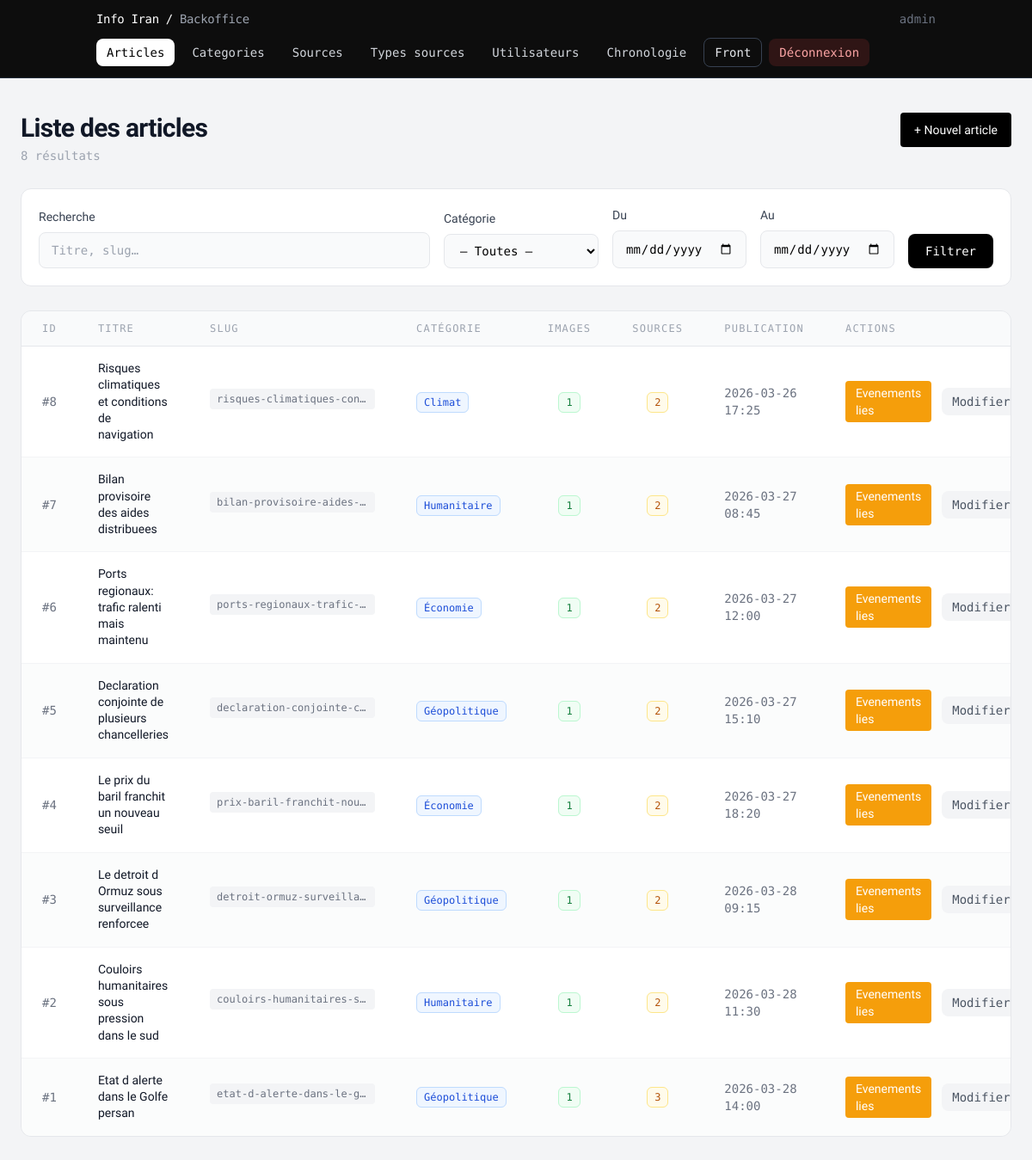
The page /backoffice (signed in) on the database as committed earlier.
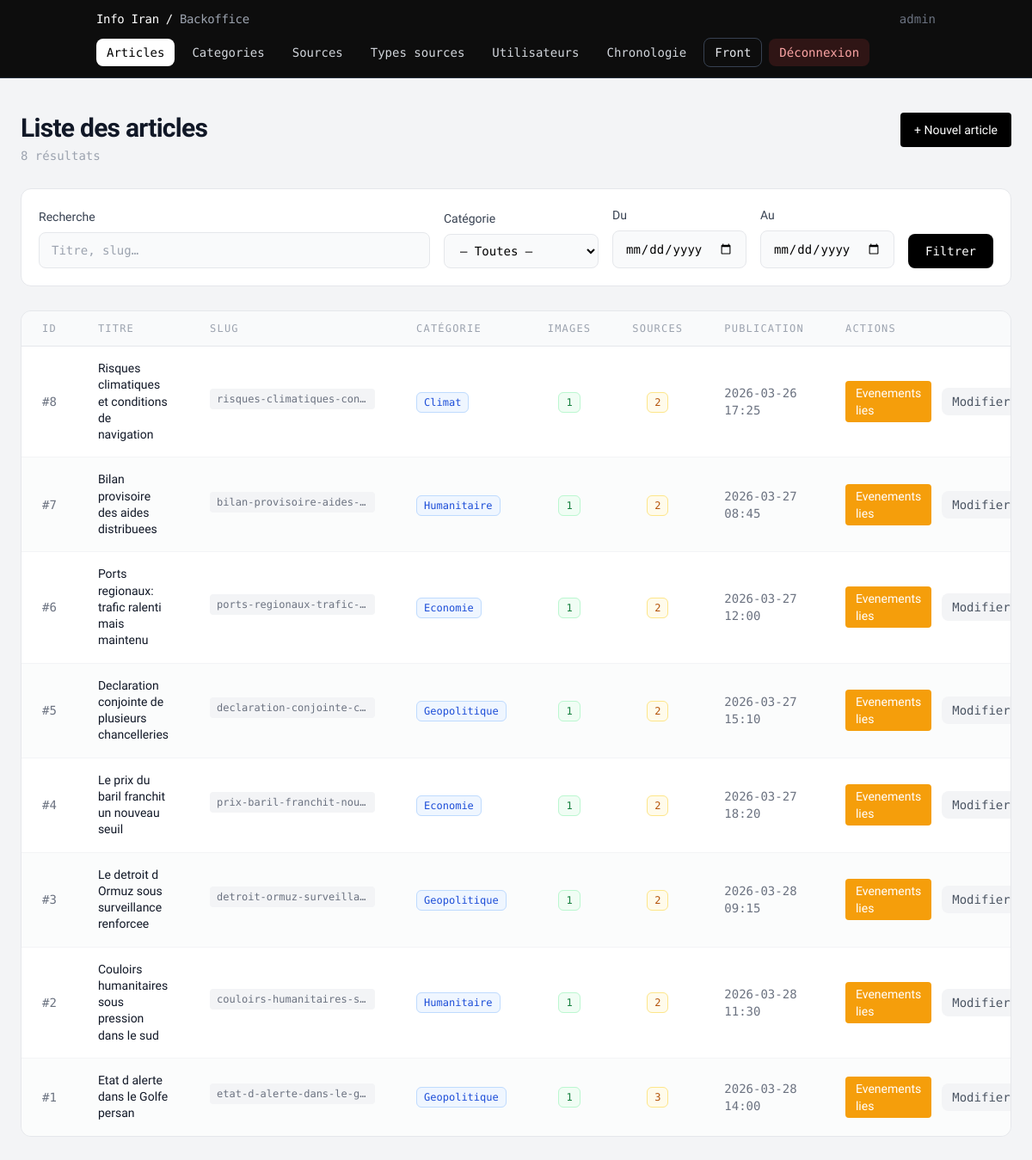
The same page on the database as committed later.
### tables this page shows
CREATE TABLE articles (
    id               INT PRIMARY KEY AUTO_INCREMENT,
    titre            VARCHAR(255) NOT NULL,
    slug             VARCHAR(255) UNIQUE NOT NULL,  
    contenu          LONGTEXT NOT NULL,
    date_publication DATETIME DEFAULT CURRENT_TIMESTAMP,
    id_categorie     INT,
    FOREIGN KEY (id_categorie) REFERENCES categories(id) ON DELETE SET NULL
);

CREATE TABLE categories (
    id  INT PRIMARY KEY AUTO_INCREMENT,
    nom VARCHAR(100) NOT NULL,
    description TEXT
);

### models/Database.php (called while the page is built, shortened)
<?php
class Database
{
    private static $instance = null;
    private $pdo;
    private function __construct()
    {
        $host = getenv('DB_HOST') ?: '127.0.0.1';
        $db   = getenv('DB_NAME') ?: 'info_actualite';
        $user = getenv('DB_USER') ?: 'actualite_user';
        $pass = getenv('DB_PASS') ?: 'secret_pw';
        $charset = 'utf8mb4';
        $dsn = "mysql:host={$host};dbname={$db};charset={$charset}";
        $options = [
            PDO::ATTR_ERRMODE => PDO::ERRMODE_EXCEPTION,
            PDO::ATTR_DEFAULT_FETCH_MODE => PDO::FETCH_ASSOC,
            PDO::ATTR_EMULATE_PREPARES => false,
        ];
        $this->pdo = new PDO($dsn, $user, $pass, $options);
    }
    public static function getInstance()
    {
        if (self::$instance === null) {
            self::$instance = new self();
        }
        return self::$instance;
    }
    public function getConnection()
    {
        return $this->pdo;
    }
}

### services/ArticleService.php (called while the page is built, shortened)
<?php
require_once __DIR__ . '/../models/Database.php';
class ArticleService
{
    public function __construct()
    {
        $this->db = Database::getInstance()->getConnection();
    }
}

### services/SourceService.php (called while the page is built, shortened)
<?php
require_once __DIR__ . '/../models/Database.php';
class SourceService
{
    public function __construct()
    {
        $this->db    = Database::getInstance()->getConnection();
    }
}

### services/ImageService.php (called while the page is built, shortened)
<?php
require_once __DIR__ . '/../models/Database.php';
class ImageService
{
    public function __construct()
    {
        $this->db    = Database::getInstance()->getConnection();
    }
}

### controllers/ArticleController.php (called while the page is built, shortened)
<?php
require_once __DIR__ . '/../models/Database.php';
require_once __DIR__ . '/../services/ArticleService.php';
require_once __DIR__ . '/../services/SourceService.php';
require_once __DIR__ . '/../services/ImageService.php';
class ArticleController
{
    private \PDO           $db;
    public function __construct()
    {
        $this->db             = Database::getInstance()->getConnection();
    }
    public function listArticlesPaginated(int $perPage, int $offset, array $filters = []): array
    {
        $where  = [];
        $params = [];
        $wc = $where ? 'WHERE ' . implode(' AND ', $where) : '';
        $stmtC = $this->db->prepare("SELECT COUNT(*) FROM articles a {$wc}");
        $stmtC->execute($params);
        $total = (int) $stmtC->fetchColumn();
        $sql = "
            SELECT a.id, a.titre, a.slug, a.date_publication, a.id_categorie,
                   c.nom AS categorie_nom,
                   (SELECT COUNT(*) FROM articles_images ai  WHERE ai.id_article  = a.id) AS nb_images,
                   (SELECT COUNT(*) FROM article_sources asrc WHERE asrc.id_article = a.id) AS nb_sources
            FROM articles a
            LEFT JOIN categories c ON c.id = a.id_categorie
            {$wc}
            ORDER BY a.id DESC
            LIMIT :lim OFFSET :off
        ";
        $stmt = $this->db->prepare($sql);
        $stmt->bindValue(':lim', $perPage, \PDO::PARAM_INT);
        $stmt->bindValue(':off', $offset,  \PDO::PARAM_INT);
        $stmt->execute();
        return ['total' => $total, 'rows' => $stmt->fetchAll(\PDO::FETCH_ASSOC)];
    }
}

### pages/articles/backoffice_articles.php (the view, shortened to what this page needs)
<?php
require_once __DIR__ . '/../../controllers/ArticleController.php';
require_once __DIR__ . '/partials/backoffice_nav.php';
$controller = new ArticleController();
$username   = htmlspecialchars($_SESSION['user']['pseudo'] ?? 'Rédacteur');
$perPage   = 10;
$page      = max(1, intval($_GET['page'] ?? 1));
$offset    = ($page - 1) * $perPage;
$filters   = [
    'q'         => trim($_GET['q']         ?? ''),
    'cat'       => intval($_GET['cat']     ?? 0),
    'date_from' => trim($_GET['date_from'] ?? ''),
    'date_to'   => trim($_GET['date_to']   ?? ''),
];
$result     = $controller->listArticlesPaginated($perPage, $offset, $filters);
$articles   = $result['rows'];
$total      = $result['total'];
?>
<!DOCTYPE html>
<html lang="fr">
<head>
</head>
<body class="bg-gray-100 min-h-screen">
<?php renderBackofficeNavbar('articles', $username); ?>
<main class="container mx-auto px-6 py-10 max-w-[90rem]">
    <div class="flex items-start justify-between gap-4 mb-7">
        <div>
            <h1 class="text-3xl font-semibold text-gray-900 tracking-tight">Liste des articles</h1>
            <p class="mono text-sm text-gray-400 mt-1">
                <?= $total ?> résultat<?= $total > 1 ? 's' : '' ?>
            </p>
        </div>
        <a href="/backoffice/articles/nouveau" class="flex items-center gap-2 bg-black text-white text-sm font-medium px-4 py-2.5 rounded hover:bg-gray-800 transition-colors whitespace-nowrap">
            + Nouvel article
        </a>
    </div>
    <form method="GET" action="/backoffice/articles" class="flex flex-wrap items-end gap-4 bg-white border border-gray-200 rounded-xl p-5 mb-7">
        <div class="flex-1 min-w-[200px]">
            <label class="block text-sm font-medium text-gray-700 mb-2">Recherche</label>
            <input type="text" name="q" value="<?= htmlspecialchars($filters['q']) ?>" placeholder="Titre, slug…"
                   class="w-full mono text-sm px-3.5 py-2.5 border border-gray-200 rounded-lg bg-gray-50 focus:bg-white focus:border-gray-400 focus:outline-none transition-colors">
        </div>
        <div class="min-w-[180px]">
            <label class="block text-sm font-medium text-gray-700 mb-2">Catégorie</label>
            <select name="cat" class="w-full mono text-sm px-3.5 py-2.5 border border-gray-200 rounded-lg bg-gray-50 focus:bg-white focus:border-gray-400 focus:outline-none transition-colors">
                <option value="0">— Toutes —</option>
            </select>
        </div>
        <div class="min-w-[150px]">
            <label class="block text-sm font-medium text-gray-700 mb-2">Du</label>
            <input type="date" name="date_from" value="<?= htmlspecialchars($filters['date_from']) ?>"
                   class="w-full mono text-sm px-3.5 py-2.5 border border-gray-200 rounded-lg bg-gray-50 focus:bg-white focus:border-gray-400 focus:outline-none transition-colors">
        </div>
        <div class="min-w-[150px]">
            <label class="block text-sm font-medium text-gray-700 mb-2">Au</label>
            <input type="date" name="date_to" value="<?= htmlspecialchars($filters['date_to']) ?>"
                   class="w-full mono text-sm px-3.5 py-2.5 border border-gray-200 rounded-lg bg-gray-50 focus:bg-white focus:border-gray-400 focus:outline-none transition-colors">
        </div>
        <div class="flex items-center gap-2">
            <button type="submit" class="mono text-sm font-medium bg-black text-white px-5 py-2.5 rounded-lg hover:bg-gray-800 transition-colors">Filtrer</button>
        </div>
    </form>
    <div class="bg-white border border-gray-200 rounded-xl overflow-x-auto">
        <?php if (empty($articles)): ?>
            <div class="px-6 py-20 text-center mono text-base text-gray-400">Aucun article trouvé.</div>
        <?php else: ?>
            <table class="w-full text-left border-collapse">
                <thead>
                    <tr class="bg-gray-50 border-b border-gray-200 mono text-xs text-gray-400 uppercase tracking-widest">
                        <th class="px-6 py-3 font-normal">ID</th>
                        <th class="px-6 py-3 font-normal">Titre</th>
                        <th class="px-6 py-3 font-normal">Slug</th>
                        <th class="px-6 py-3 font-normal">Catégorie</th>
                        <th class="px-6 py-3 font-normal text-center">Images</th>
                        <th class="px-6 py-3 font-normal text-center">Sources</th>
                        <th class="px-6 py-3 font-normal">Publication</th>
                        <th class="px-6 py-3 font-normal">Actions</th>
                    </tr>
                </thead>
                <tbody class="divide-y divide-gray-100">
                    <?php foreach ($articles as $i => $a):
                        $id    = (int)$a['id'];
                        $titre = htmlspecialchars(strip_tags($a['titre'] ?? ''));
                        $slug  = htmlspecialchars($a['slug'] ?? '');
                        $date  = htmlspecialchars(substr($a['date_publication'] ?? '', 0, 16));
                        $cat   = htmlspecialchars($a['categorie_nom'] ?? '—');
                    ?>
                    <tr class="hover:bg-blue-50/30 transition-colors <?= $i % 2 === 1 ? 'bg-gray-50/60' : 'bg-white' ?>">
                        <td class="px-6 py-4 mono text-sm text-gray-500">#<?= $id ?></td>
                        <td class="px-6 py-4 text-sm font-medium text-gray-900 leading-snug"><?= mb_strimwidth($titre, 0, 65, '…') ?></td>
                        <td class="px-6 py-4">
                            <span class="mono text-xs text-gray-500 bg-gray-100 px-2 py-1 rounded max-w-[12rem] inline-block truncate" title="<?= $slug ?>">
                                <?= $slug ?>
                            </span>
                        </td>
                        <td class="px-6 py-4">
                            <?php if ($a['categorie_nom']): ?>
                                <span class="mono text-xs bg-blue-50 border border-blue-200 text-blue-700 px-2 py-1 rounded-md"><?= $cat ?></span>
                            <?php else: ?>
                                <span class="mono text-xs text-gray-400">—</span>
                            <?php endif; ?>
                        </td>
                        <td class="px-6 py-4 text-center">
                            <span class="mono text-xs px-2 py-1 rounded-md <?= (int)$a['nb_images'] > 0 ? 'bg-green-50 border border-green-200 text-green-700' : 'bg-gray-50 border border-gray-200 text-gray-400' ?>">
                                <?= (int)$a['nb_images'] ?>
                            </span>
                        </td>
                        <td class="px-6 py-4 text-center">
                            <span class="mono text-xs px-2 py-1 rounded-md <?= (int)$a['nb_sources'] > 0 ? 'bg-amber-50 border border-amber-200 text-amber-700' : 'bg-gray-50 border border-gray-200 text-gray-400' ?>">
                                <?= (int)$a['nb_sources'] ?>
                            </span>
                        </td>
                        <td class="px-6 py-4 mono text-sm text-gray-500"><?= $date ?></td>
                        <td class="px-6 py-4">
                            <div class="flex items-center gap-3">
                                <a href="/backoffice/chronologie/article-<?= $id ?>" class="bg-amber-500 text-white px-3 py-1 rounded text-sm hover:bg-amber-600">Evenements lies</a>
                                <a href="/backoffice/articles/edit-<?= $id ?>" class="mono text-sm text-gray-600 bg-gray-100 hover:bg-gray-200 px-3 py-1.5 rounded-lg transition-colors">Modifier</a>
                            </div>
                        </td>
                    </tr>
                    <?php endforeach; ?>
                </tbody>
            </table>
        <?php endif; ?>
    </div>
</main>
</body>
</html>

### pages/articles/partials/backoffice_nav.php (shortened to what this page needs)
<?php
if (!function_exists('renderBackofficeNavbar')) {
    function renderBackofficeNavbar(string $activeNav, string $username): void
    {
        $links = [
            'articles' => ['href' => '/backoffice/articles', 'label' => 'Articles'],
            'categories' => ['href' => '/backoffice/categories', 'label' => 'Categories'],
            'sources' => ['href' => '/backoffice/sources', 'label' => 'Sources'],
            'types-sources' => ['href' => '/backoffice/types-sources', 'label' => 'Types sources'],
            'utilisateurs' => ['href' => '/backoffice/utilisateurs', 'label' => 'Utilisateurs'],
            'chronologie' => ['href' => '/backoffice/chronologie', 'label' => 'Chronologie'],
        ];
        ?>
        <header class="sticky top-0 z-20 border-b border-gray-800 bg-black/95 text-white backdrop-blur">
            <div class="container mx-auto px-6 py-3">
                <div class="flex flex-col gap-3 xl:flex-row xl:items-center xl:justify-between">
                    <div class="flex items-center justify-between gap-4">
                        <span class="mono text-sm tracking-tight">
                            Info Iran / <span class="text-gray-400">Backoffice</span>
                        </span>
                        <span class="mono text-sm text-gray-500 xl:hidden"><?= $username ?></span>
                    </div>
                    <div class="flex flex-wrap items-center gap-2">
                        <?php foreach ($links as $key => $link): ?>
                            <?php $isActive = $key === $activeNav; ?>
                            <a
                                href="<?= $link['href'] ?>"
                                class="mono rounded-lg px-3 py-1.5 text-sm transition-colors <?= $isActive ? 'bg-white text-black' : 'text-gray-300 hover:bg-gray-800 hover:text-white' ?>"
                            >
                                <?= $link['label'] ?>
                            </a>
                        <?php endforeach; ?>
                        <a
                            href="/"
                            target="_blank"
                            class="mono rounded-lg border border-gray-700 px-3 py-1.5 text-sm text-gray-200 transition-colors hover:bg-gray-800 hover:text-white"
                        >
                            Front
                        </a>
                        <a
                            href="/deconnexion"
                            class="mono rounded-lg bg-red-500/15 px-3 py-1.5 text-sm text-red-300 transition-colors hover:bg-red-500/30 hover:text-red-200"
                        >
                            Déconnexion
                        </a>
                    </div>
                </div>
            </div>
        </header>
        <?php
    }
}

Rows that differ between the two databases and show on the page:
changed through a linked row, articles "Ports regionaux: trafic ralenti mais maintenu": id_categorie.nom "Économie" → "Economie"
changed through a linked row, articles "Declaration conjointe de plusieurs chancelleries": id_categorie.nom "Géopolitique" → "Geopolitique"
changed articles "Le prix du baril franchit un nouveau seuil": id_categorie.nom "Économie" → "Economie"
changed through a linked row, articles "Le detroit d Ormuz sous surveillance renforcee": id_categorie.nom "Géopolitique" → "Geopolitique"
changed through a linked row, articles "Etat d alerte dans le Golfe persan": id_categorie.nom "Géopolitique" → "Geopolitique"
